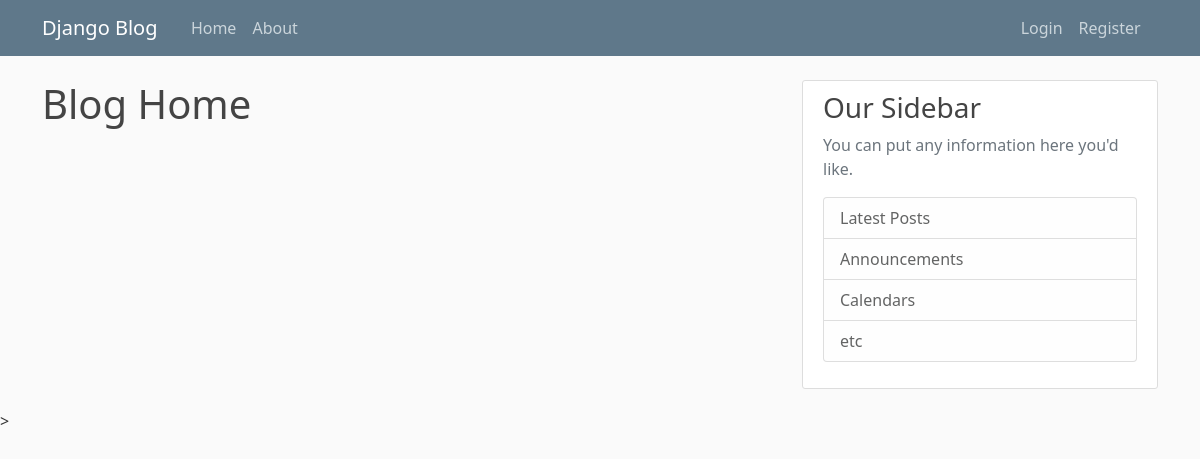
The app's page /, older data.
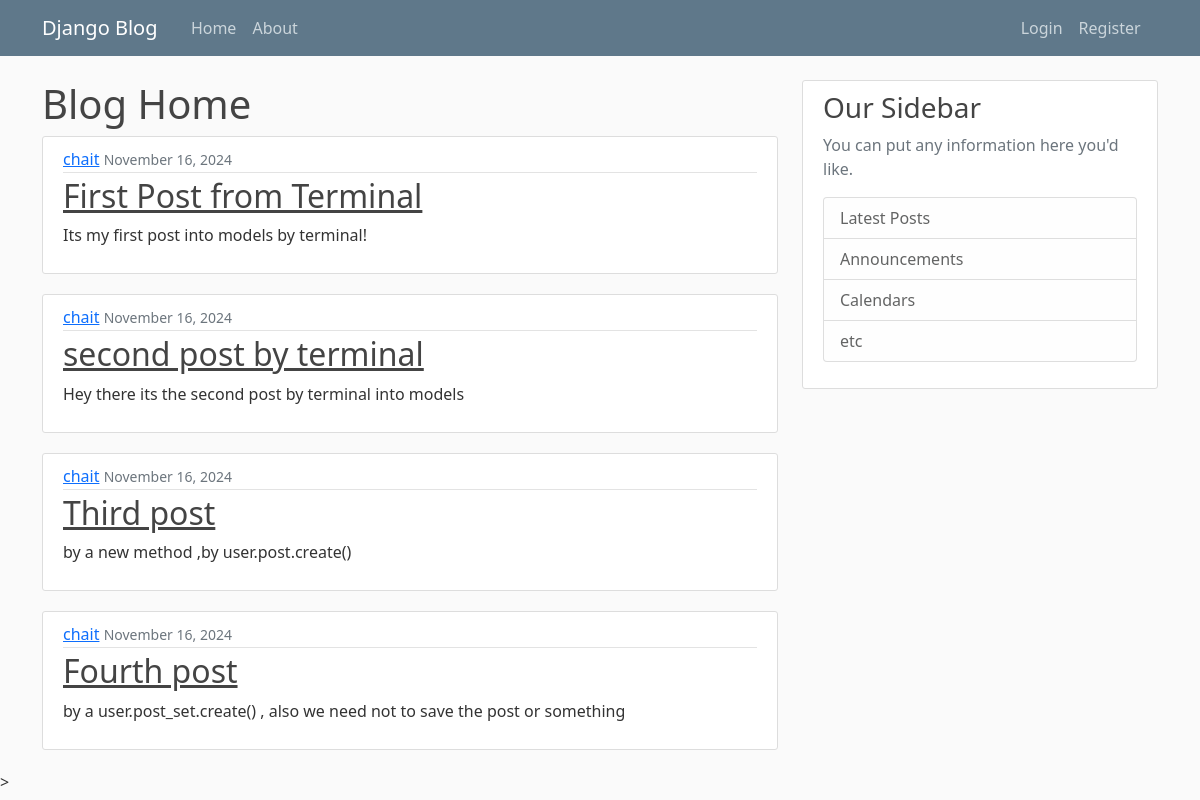
The same page, newer data.
### blog/models.py (models this page shows, shortened)
class Post(models.Model):
    title = models.CharField(max_length=100)
    content=models.TextField()
    date_posted=models.DateTimeField(default=timezone.now)
    author=models.ForeignKey(User,on_delete=models.CASCADE)

### blog/views.py (the view)
# urls.py: path('', views.home,name="blog-home"),
def home(request):
    context={
        'posts':Post.objects.all()
    }
    return render(request,'blog/home.html',context)

### blog/templates/blog/home.html
{% extends "blog/base.html" %}
{% block content %}
    <h1>Blog Home</h1>
    {% for post in posts %}
    <article class="media content-section">
        <div class="media-body">
          <div class="article-metadata">
            <a class="mr-2" href="#">{{ post.author }}</a>
            <small class="text-muted">{{ post.date_posted|date:"F d, Y" }}</small>
          </div>
          <h2><a class="article-title" href="#">{{ post.title }}</a></h2>
          <p class="article-content">{{ post.content }}</p>
        </div>
      </article>
    {% endfor %}
{% endblock content %}

### blog/templates/blog/base.html (shortened to what this page needs)
{% load static %}
<!DOCTYPE html>
<html lang="en">
<head>
    <link href="https://cdn.jsdelivr.net/npm/bootstrap@5.0.2/dist/css/bootstrap.min.css" rel="stylesheet">
    <link rel="stylesheet" type="text/css" href="{% static 'blog/main.css' %}">
</head>
<body>
    <header class="site-header">
        <nav class="navbar navbar-expand-md navbar-dark bg-steel fixed-top">
          <div class="container ">
            <a class="navbar-brand mr-4 " href="/">Django Blog</a>
            <div class="collapse navbar-collapse justify-content-evenly" id="navbarToggle">
              <div class="navbar-nav col-10">
                <a class="nav-item nav-link" href="{% url 'blog-home' %}">Home</a>
                <a class="nav-item nav-link" href="{% url 'blog-about'%}">About</a>
              </div>
              <div class="navbar-nav ">
                {% if user.is_authenticated %}
                            <form method="POST" action="{% url 'logout' %}" style="display: inline;">
                                {% csrf_token %}
                                <button type="submit" class="nav-item nav-link btn btn-link" style="display: inline; border: none; background: none; padding: 0;">Logout</button>
                            </form>
                        {% else %}
                            <a class="nav-item nav-link" href="{% url 'login' %}">Login</a>
                            <a class="nav-item nav-link" href="{% url 'register' %}">Register</a>
                        {% endif %}
              </div>
            </div>
          </div>
        </nav>
      </header>
    <main role="main" class="container">
        <div class="row">
          <div class="col-md-8">
            {% block content %}{% endblock content %}
          </div>
          <div class="col-md-4">
            <div class="content-section">
              <h3>Our Sidebar</h3>
              <p class='text-muted'>You can put any information here you'd like.
                <ul class="list-group">
                  <li class="list-group-item list-group-item-light">Latest Posts</li>
                  <li class="list-group-item list-group-item-light">Announcements</li>
                  <li class="list-group-item list-group-item-light">Calendars</li>
                  <li class="list-group-item list-group-item-light">etc</li>
                </ul>
              </p>
            </div>
          </div>
        </div>
      </main>>
</body>
</html>

### blog/static/blog/main.css (style rules this page uses)
body { background: #fafafa; color: #333333; margin-top: 5rem; }
h1, h2, h3, h4, h5, h6 { color: #444444; }
ul { margin: 0; }
.bg-steel { background-color: #5f788a; }
.site-header .navbar-nav .nav-link { color: #cbd5db; }
.content-section { background: #ffffff; padding: 10px 20px; border: 1px solid #dddddd; border-radius: 3px; margin-bottom: 20px; }
.article-title { color: #444444; }
.article-content { white-space: pre-line; }
.article-metadata { padding-bottom: 1px; margin-bottom: 4px; border-bottom: 1px solid #e3e3e3 }

Row changes from the older to the newer data that the page shows:
added Post: author "chait", date_posted "November 16, 2024", title "First Post from Terminal", content "Its my first post into models by terminal!"
added Post: author "chait", date_posted "November 16, 2024", title "second post by terminal", content "Hey there its the second post by terminal into models"
added Post: author "chait", date_posted "November 16, 2024", title "Third post", content "by a new method ,by user.post.create()"
added Post: author "chait", date_posted "November 16, 2024", title "Fourth post", content "by a user.post_set.create() , also we need not to save the post or something"
